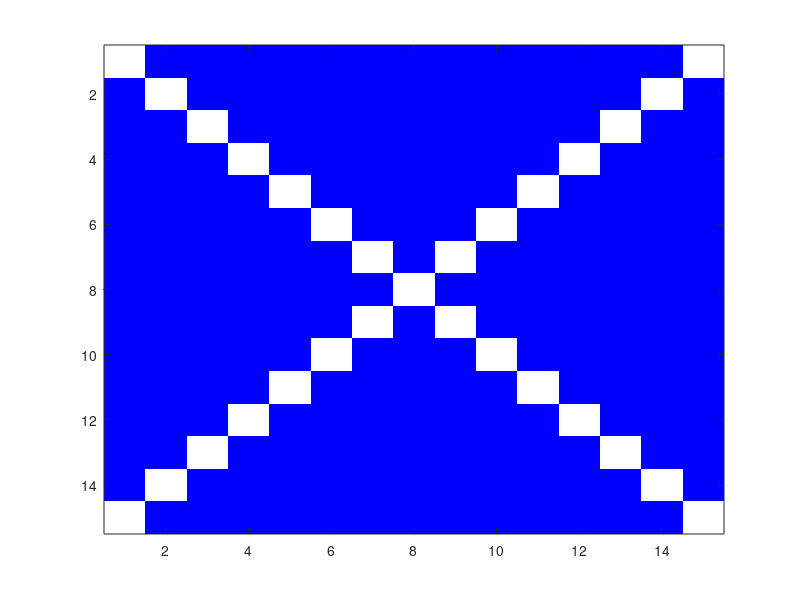
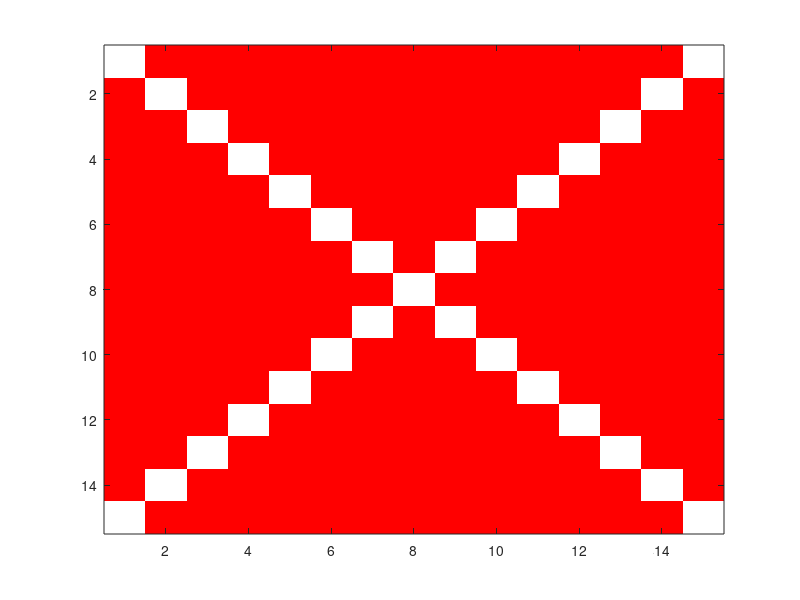
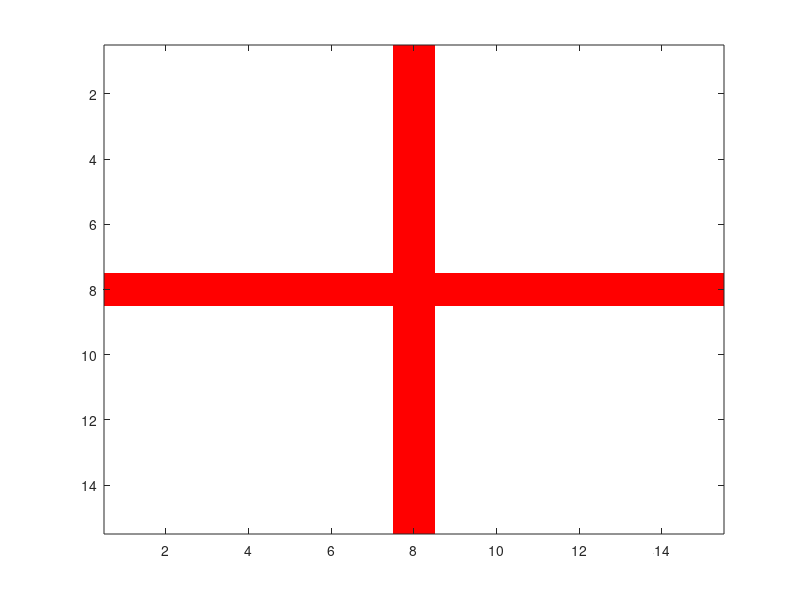
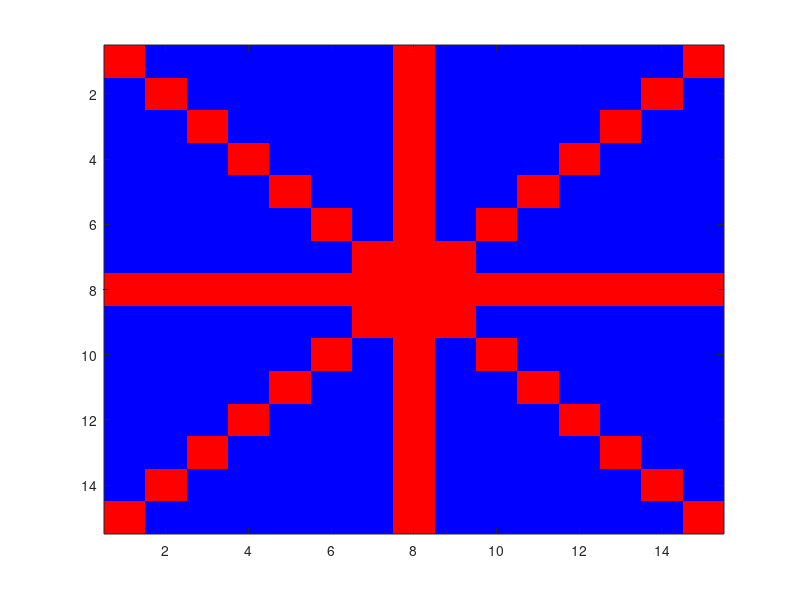

Source code (MATLAB) for these figures, in order:
%% Ch5 Homework
% 5.1
clear all
flagsize=15;
saltire=zeros(flagsize);

for i=1:flagsize
    saltire(i, i)=1;
    saltire((flagsize+1)-i, i)=1;
end

figure(1)
image(saltire+1)
cmap=[0,0,1;1,1,1];
colormap(cmap)

figure(2)
image(saltire+1)
cmap= [1,0,0;1,1,1];
colormap(cmap)

george=zeros(flagsize);
george(ceil(flagsize/2), :)=1;
george(:,ceil(flagsize/2))=1;
figure(3)
image(george+1)
cmap=[ 1 1 1 ; 1 0 0];
colormap(cmap)

union=(saltire+(2*george))+1;
union(union>3)=3;
figure(4)
image(union)
cmap(1, :)= [0,0,1];
cmap(2, :)= [1,0,0];
cmap(3, :)= [1,0,0];
colormap(cmap)

bars=[ceil(flagsize/2)-1 ceil(flagsize/2)+1];
union(bars, :)=union(bars, :)+3;
union(:,bars)=union(:, bars)+3;
union(union>6)=union(union>6)-3; 
union(ceil(flagsize/2), :)=6;
union(:,ceil(flagsize/2))=6;
figure(5)
image(union)
cmap(4, :)= [1,1,1];
cmap(5, :)= [1,1,1];
cmap(6, :)= [1,0,0];
colormap(cmap)

for i=1:flagsize
    for j=1:flagsize
        if i==j-1 || j==i-1 || i==j+1 || j==i+1 
            if union(i, j)<6
                union(i, j)=5;
                union(i, (flagsize+1)-j)=5;
            end
        end
    end
end

figure(6)
image(union)
colormap(cmap)
axis off; axis equal

%% 5.2
ntrials=30;
durtrial=5*1000;
timevec=0:2:durtrial*ntrials;
data=sin((2*pi* timevec)/(durtrial))+.1*randn(size(timevec));
plot(timevec, data, '-')
% a)
firstHalfSecIdx=[];
repeatedVec = 1:1:250; % First 1/2 Second, split by 2ms
for i=1:30
    firstHalfSecIdx=[firstHalfSecIdx,repeatedVec+((i-1)*2500)];
end
firstHalfSecData=data(firstHalfSecIdx);
mean(firstHalfSecData)
% b)
intervalIdx=[];
repeatedVec = 1000:1:1250; % 2-2.5 Second-th, split by 2ms
for i=1:30
    intervalIdx=[intervalIdx,repeatedVec+((i-1)*2500)];
end
intervalData=data(intervalIdx);
mean(data)
% c)
timePoints=find(data>0.9);
% d)
timePoints=find(data>0.7 & data<0.8);

% NICELY DONE!!!

%% 5.3
%Sam Lin collects data on 70 rats. 20 of them were duds and their data were thrown away. 
ratID=randperm(70); ratID=sort(ratID(1:50)); 

%On the remaining rats he collects 10000 trials, and he calculates the % correct across each bin of 100 trials.
ratID=randperm(70); ratID=sort(ratID(1:50)); 
binsteps=1:100:10000;
[X, Y]=meshgrid(1:length(ratID), 1:length(binsteps));
per=Y+randi(10, size(Y))-5;
per(per>100)=100; per(per<0)=0;
image(per); colormap(gray(100));

% have another go at this now 










